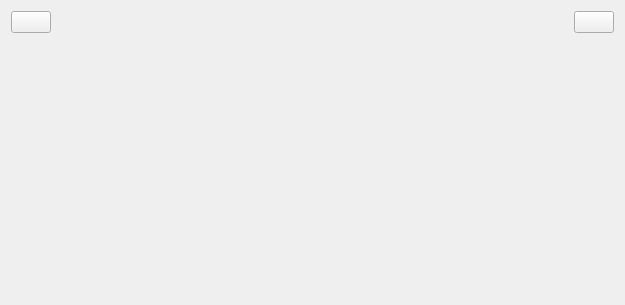
<?xml version="1.0" encoding="UTF-8"?>
<ui version="4.0">
 <class>MasterView</class>
 <widget class="QWidget" name="MasterView">
  <property name="geometry">
   <rect>
    <x>0</x>
    <y>0</y>
    <width>625</width>
    <height>305</height>
   </rect>
  </property>
  <property name="windowTitle">
   <string>MasterView</string>
  </property>
  <layout class="QVBoxLayout" name="verticalLayout">
   <item>
    <layout class="QHBoxLayout" name="horizontalLayout">
     <item>
      <widget class="QPushButton" name="btBack">
       <property name="text">
        <string/>
       </property>
       <property name="icon">
        <iconset resource="resource.qrc">
         <normaloff>:/image/back.png</normaloff>:/image/back.png</iconset>
       </property>
      </widget>
     </item>
     <item>
      <spacer name="horizontalSpacer">
       <property name="orientation">
        <enum>Qt::Orientation::Horizontal</enum>
       </property>
       <property name="sizeHint" stdset="0">
        <size>
         <width>40</width>
         <height>20</height>
        </size>
       </property>
      </spacer>
     </item>
     <item>
      <widget class="QLabel" name="labelTitle">
       <property name="text">
        <string/>
       </property>
      </widget>
     </item>
     <item>
      <spacer name="horizontalSpacer_2">
       <property name="orientation">
        <enum>Qt::Orientation::Horizontal</enum>
       </property>
       <property name="sizeHint" stdset="0">
        <size>
         <width>40</width>
         <height>20</height>
        </size>
       </property>
      </spacer>
     </item>
     <item>
      <widget class="QPushButton" name="btLogout">
       <property name="text">
        <string/>
       </property>
       <property name="icon">
        <iconset resource="resource.qrc">
         <normaloff>:/image/logout.png</normaloff>:/image/logout.png</iconset>
       </property>
      </widget>
     </item>
    </layout>
   </item>
   <item>
    <widget class="QStackedWidget" name="stackedWidget"/>
   </item>
  </layout>
 </widget>
 <resources>
  <include location="resource.qrc"/>
 </resources>
 <connections/>
</ui>
